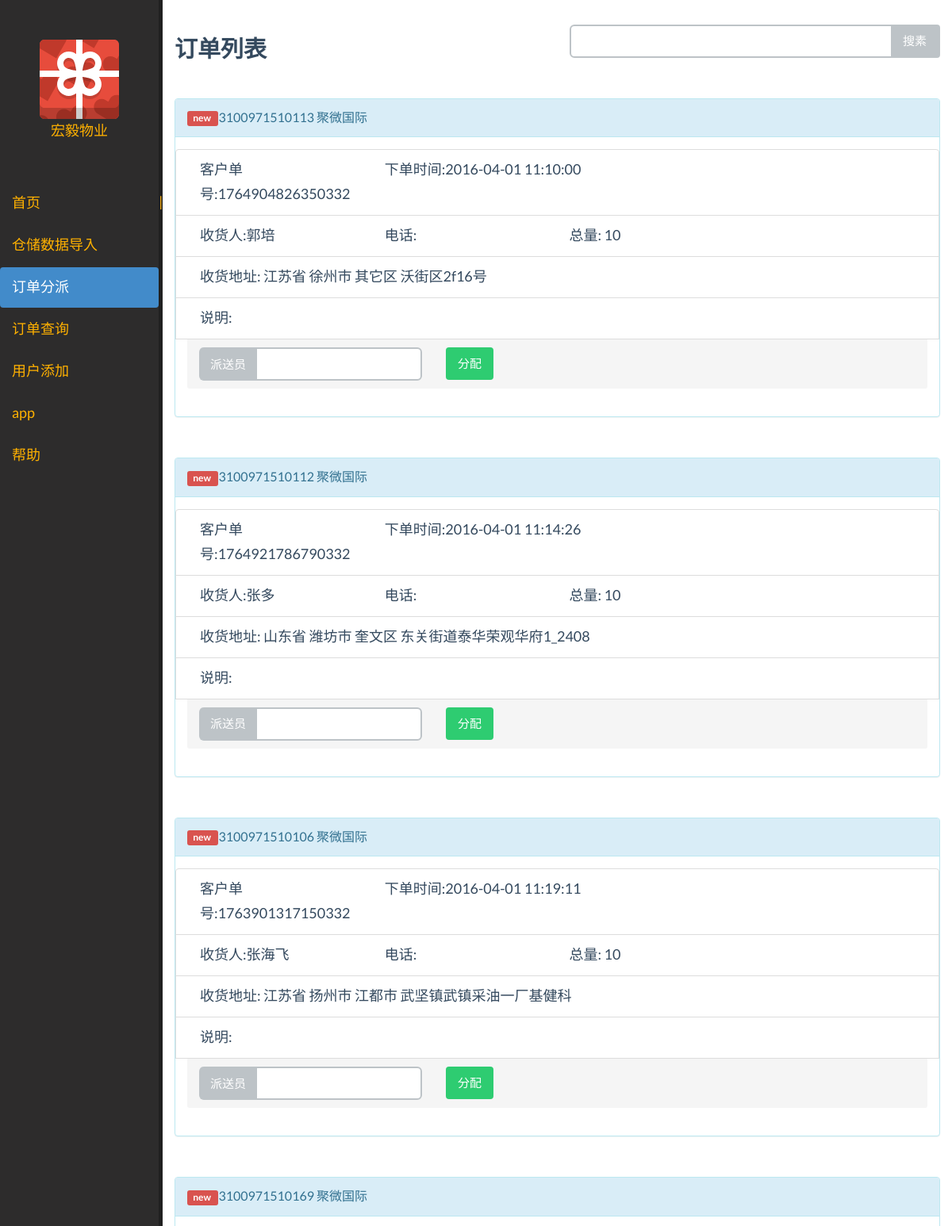
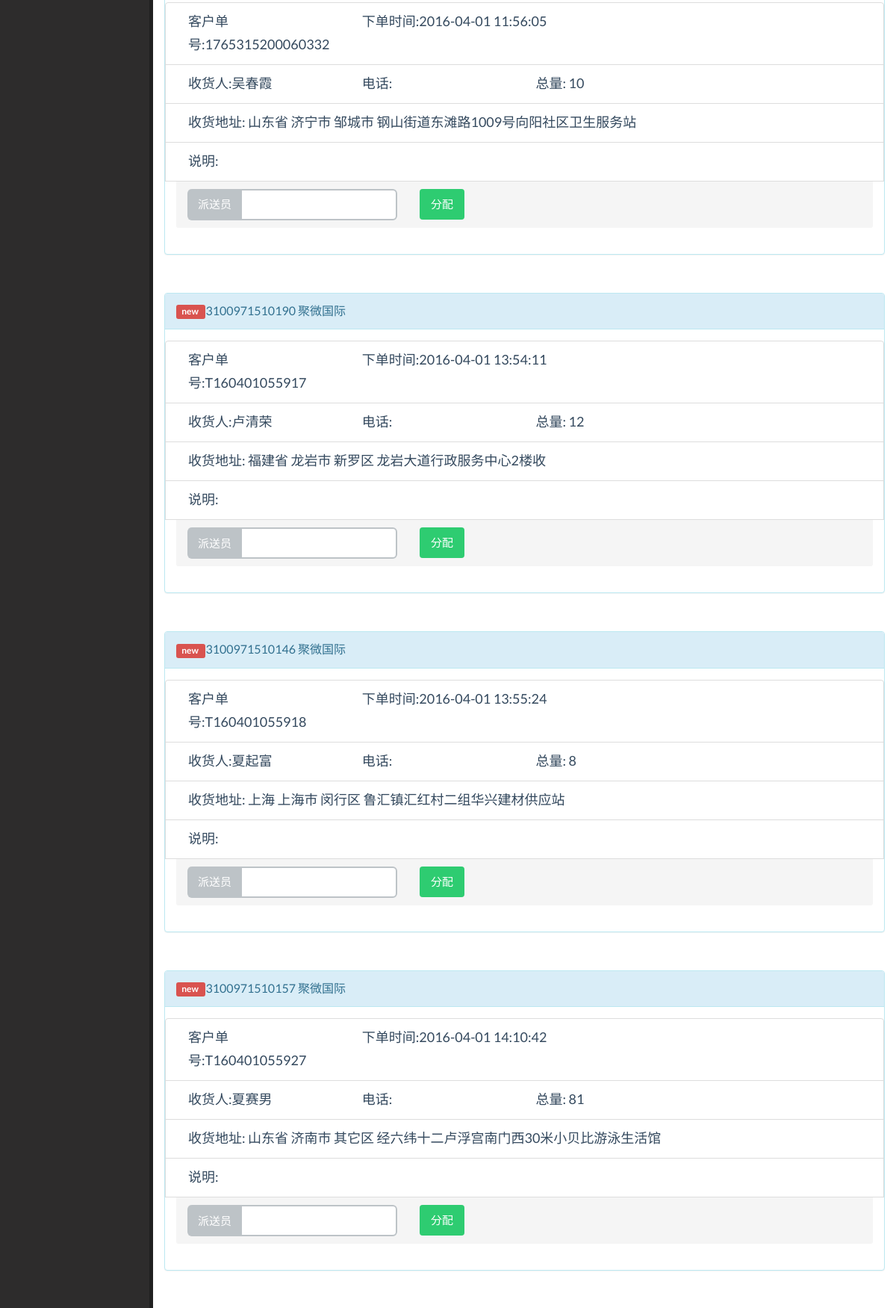
The app's page /order_query (upper part) with its own data (2 pictures, top to bottom).
### apps/data/transgodatabase.py (models this page shows, shortened)
class Order(Base):
    __tablename__ = "order"
    ID = Column(String(20), primary_key=True)
    clienter = Column(String(20), nullable=False)
    tick = Column(String(20))
    user = Column(String(6))
    addr = Column(String(128), nullable=False)
    tel = Column(String(11))
    count = Column(Integer)
    express = Column(String(10))
    time = Column(DateTime,
            default=datetime.now)
    descript = Column(String(256))
    print_status = Column(String(5))
    cancel_status = Column(Boolean)
    status = Column(String(10), nullable=False, default="Import")
    courise = Column(Integer, ForeignKey("courise.courise_id"))

### apps/main/views.py (the view)
@main_app.route("/order_query")
def order_post_all():
    session = make_session()
    orders = session.query(Order)\
        .filter(Order.status != "Finish")\
        .filter(Order.courise == None)\
        .order_by(Order.time)\
        .limit(PAGE_COUNT)
    page_num = 2
    return render_template("order_query_frame.html",
                           orders=orders,
                           num=page_num)

### apps/data/transgodatabase.py (called while the page is built)
def make_session():
    Session = sessionmaker(bind=engine)
    session = Session()
    return session

### templates/order_query_frame.html (shortened to what this page needs)
{% extends "main_frame.html" %}
{% block main_content %}
{% include "order_query.html" %}
{% endblock %}

### templates/order_query.html (shortened to what this page needs)
{% extends "main_content.html" %}
{% block main_content %}
<br/>
<div class="row">
    <div class="col-lg-6">
        <h4>订单列表</h4>
    </div>
    <div class="col-lg-6">
        <div class="input-group">
            <input id="search_order_id" class="form-control" name="" type="text" value=""/>
            <span class="input-group-btn">
                <button class="btn btn-default" onclick="searchOrder()" type="button">
                    搜素
                </button>
            </span>
        </div>
    </div>
</div>
<br/>
{% for order in orders %}
<div class="panel panel-info">
    <div class="panel-heading">
        <div class="panel-title">
            {% if not order.courise %}
            <div class="label label-danger"> new </div>
            {% endif %}
            {{ order.ID }} {{order.clienter}}
        </div>
    </div>
    <div class="panel-body">
        <div class="list-group">
            <div class="row list-group-item">
                <div class="col-xs-3">客户单号:{{order.tick}}</div>
                <div class="col-xs-6">下单时间:{{order.time}}</div>
            </div>
            <div class="row list-group-item">
                <div class="col-xs-3">收货人:{{order.user}}</div>
                <div class="col-xs-3">电话: {{order.tel}}</div>
                <div class="col-xs-3">总量: {{order.count}}</div>
            </div>
            <div class="row list-group-item">
                <div class="col-xs-12">
                    <span>收货地址:</span>
                    <span>{{order.addr}}</span>
                </div>
            </div>
            <div class="row list-group-item">
                <div class="col-xs-12">
                    <span>说明:</span>
                </div>
            </div>
            <div class="panel-footer">
            {% if order.courise %}
            <div class="row">
                <div class="col-md-4">
                    <div class="input-group">
                        <sapn class="input-group-addon">派送员</sapn>
                        <input type="text" class="form-control" value="{{order.courise}}" readonly/>
                    </div>
                </div>
            </div>
            {% else %}
            <div class="row">
                <div class="col-md-4">
                    <div class="input-group">
                        <sapn class="input-group-addon">派送员</sapn>
                        <input type="text" id="{{order.ID}}_post" class="form-control">
                    </div>
                </div>
                <span class="col-md-1">
                    <input type="button" class="btn btn-success" data-id="{{order.ID}}" value="分配" onclick=javascript:post_order("{{order.ID}}")></input>
                </span>
            </div>
            {% endif %}
            </div>
        </div>
    </div>
</div>
<br/>
{% endfor %}
{% endblock %}

### records on screen
Order: shows "new", ID "3100971510113", clienter "聚微国际", tick "1764904826350332", time "2016-04-01 11:10:00", user "郭培", count "10", addr "江苏省 徐州市 其它区 沃街区2f16号"
Order: shows "new", ID "3100971510112", clienter "聚微国际", tick "1764921786790332", time "2016-04-01 11:14:26", user "张多", count "10", addr "山东省 潍坊市 奎文区 东关街道泰华荣观华府1_2408"
Order: shows "new", ID "3100971510106", clienter "聚微国际", tick "1763901317150332", time "2016-04-01 11:19:11", user "张海飞", count "10", addr "江苏省 扬州市 江都市 武坚镇武镇采油一厂基健科"
Order: shows "new", ID "3100971510169", clienter "聚微国际", tick "1765315200060332", time "2016-04-01 11:56:05", user "吴春霞", count "10", addr "山东省 济宁市 邹城市 钢山街道东滩路1009号向阳社区卫生服务站"
Order: shows "new", ID "3100971510190", clienter "聚微国际", tick "T160401055917", time "2016-04-01 13:54:11", user "卢清荣", count "12", addr "福建省 龙岩市 新罗区 龙岩大道行政服务中心2楼收"
Order: shows "new", ID "3100971510146", clienter "聚微国际", tick "T160401055918", time "2016-04-01 13:55:24", user "夏起富", count "8", addr "上海 上海市 闵行区 鲁汇镇汇红村二组华兴建材供应站"
Order: shows "new", ID "3100971510157", clienter "聚微国际", tick "T160401055927", time "2016-04-01 14:10:42", user "夏赛男", count "81", addr "山东省 济南市 其它区 经六纬十二卢浮宫南门西30米小贝比游泳生活馆"
